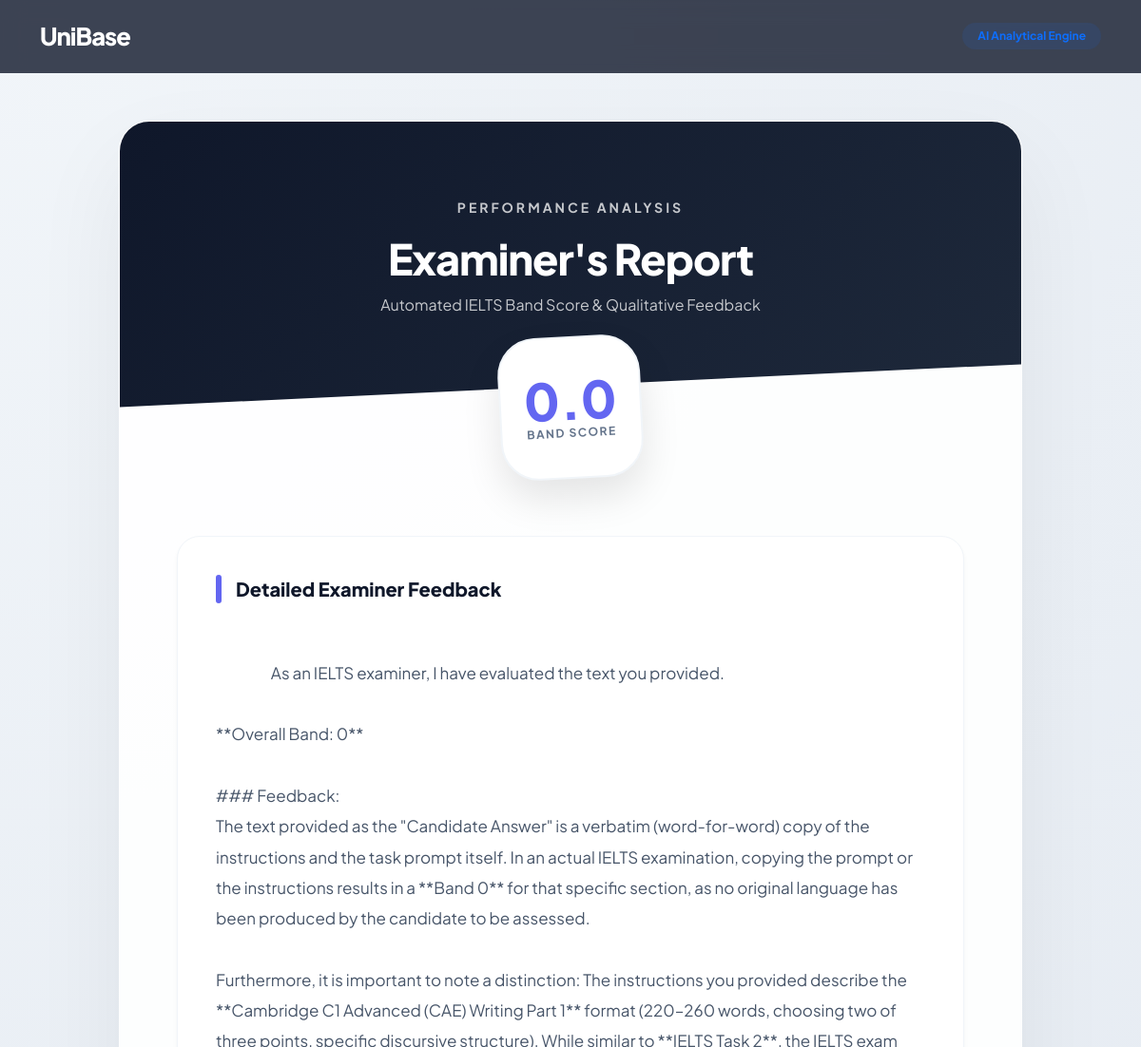
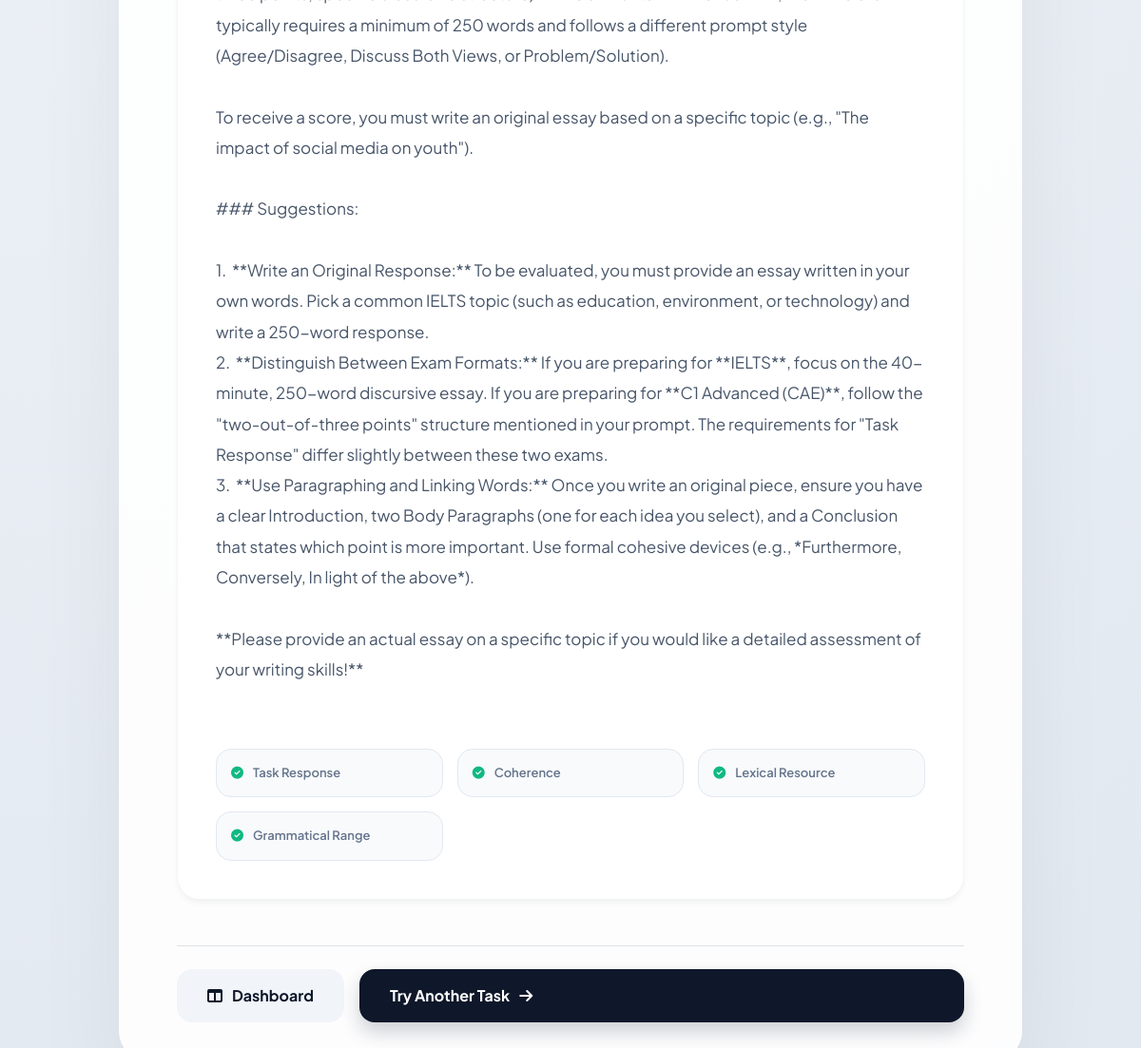
Screenshot of /result/40/ (signed in) with the database file from the repository (2 pictures, top to bottom).
### app/models.py (models this page shows, shortened)
class WritingSubmission(models.Model):
    user = models.ForeignKey(User, on_delete=models.CASCADE)
    question = models.ForeignKey(WritingQuestion, on_delete=models.CASCADE)
    answer = models.TextField()
    band_score = models.FloatField(null=True, blank=True)
    feedback = models.TextField(blank=True)
    created_at = models.DateTimeField(auto_now_add=True)

### app/views.py (the view)
# urls.py: path('result/<int:pk>/', writing_result, name='writing_result'),
@login_required
def writing_result(request, pk):
    submission = get_object_or_404(WritingSubmission, pk=pk)
    return render(request, 'writing_result.html', {'submission': submission})

### app/templates/writing_result.html (shortened to what this page needs)
<!DOCTYPE html>
<html lang="en">
{% load static %}
<head>
    <link href="https://cdn.jsdelivr.net/npm/bootstrap@5.3.0/dist/css/bootstrap.min.css" rel="stylesheet">
    <link rel="stylesheet" href="https://cdnjs.cloudflare.com/ajax/libs/font-awesome/6.4.0/css/all.min.css">
</head>
<body>
<nav class="unibase-nav">
    <div class="container d-flex justify-content-between align-items-center">
        <a href="{% url 'home' %}" class="logo">UniBase</a>
        <div class="badge bg-primary bg-opacity-10 text-primary px-3 py-2 rounded-pill fw-bold">AI Analytical Engine</div>
    </div>
</nav>
<div class="container">
    <div class="report-container">
        <div class="report-header">
            <span class="text-uppercase fw-bold small opacity-75 mb-3 d-block" style="letter-spacing: 3px;">Performance Analysis</span>
            <h1>Examiner's Report</h1>
            <p class="opacity-75">Automated IELTS Band Score & Qualitative Feedback</p>
        </div>
        <div class="score-orb">
            <span class="score-value">{{ submission.band_score }}</span>
            <span class="score-max">Band Score</span>
        </div>
        <div class="analysis-body">
            <div class="section-card">
                <div class="section-title">
                    <div class="title-line"></div>
                    Detailed Examiner Feedback
                </div>
                <div class="feedback-content">
                    {{ submission.feedback }}
                </div>
                <div class="criteria-grid">
                    <div class="criteria-item"><i class="fa-solid fa-circle-check"></i> Task Response</div>
                    <div class="criteria-item"><i class="fa-solid fa-circle-check"></i> Coherence</div>
                    <div class="criteria-item"><i class="fa-solid fa-circle-check"></i> Lexical Resource</div>
                    <div class="criteria-item"><i class="fa-solid fa-circle-check"></i> Grammatical Range</div>
                </div>
            </div>
            <div class="mt-5 d-flex flex-column flex-md-row justify-content-between align-items-center gap-3 pt-4 border-top">
                <a href="{% url 'profile' %}" class="btn-premium btn-dash text-decoration-none">
                    <i class="fa-solid fa-table-columns"></i> Dashboard
                </a>
                    <a href="{% url 'home' %}" class="btn-premium btn-retry text-decoration-none flex-grow-1">
                        Try Another Task <i class="fa-solid fa-arrow-right"></i>
                    </a>
                </div>
            </div>
        </div>
    </div>
</body>
</html>

### app/templates/writing_result.html (style rules this page uses)
:root { --primary: #0f172a; --accent: #6366f1; --success: #10b981; --ielts-red: #e11d48; --glass: rgba(255, 255, 255, 0.9); }
body { background: radial-gradient(circle at 0% 0%, #f1f5f9 0%, #e2e8f0 100%); font-family: 'Plus Jakarta Sans', sans-serif; min-height: 100vh; color: #1e293b; }
.unibase-nav { background: rgba(15, 23, 42, 0.8); backdrop-filter: blur(12px); padding: 1.2rem 0; position: sticky; top: 0; z-index: 1000; }
.logo { font-size: 1.6rem; font-weight: 800; color: #fff !important; text-decoration: none; letter-spacing: -1px; }
.report-container { max-width: 950px; margin: 50px auto; background: var(--glass); border-radius: 32px; box-shadow: 0 40px 100px rgba(0,0,0,0.06); overflow: hidden; border: 1px solid rgba(255, 255, 255, 0.6); position: relative; }
.report-header { background: linear-gradient(135deg, #0f172a 0%, #1e293b 100%); padding: 80px 40px; text-align: center; color: white; position: relative; clip-path: polygon(0 0, 100% 0, 100% 85%, 0 100%); }
.report-header h1 { font-weight: 800; font-size: 2.8rem; margin-bottom: 10px; letter-spacing: -1px; }
.score-orb { width: 150px; height: 150px; background: #fff; border-radius: 40px; margin: -75px auto 20px; position: relative; display: flex; flex-direction: column; align-items: center; justify-content: center; box-shadow: 0 20px 40px rgba(0,0,0,0.1); border: 2px solid #f1f5f9; z-index: 10; transform: rotate(-3deg); transition: all 0.4s cubic-bezier(0.175, 0.885, 0.32, 1.275); }
.score-value { font-size: 54px; font-weight: 900; color: var(--accent); line-height: 1; }
.score-max { font-size: 12px; color: #64748b; font-weight: 700; text-transform: uppercase; letter-spacing: 1.5px; }
.analysis-body { padding: 40px 60px; }
.section-card { background: white; border-radius: 24px; padding: 40px; border: 1px solid #f1f5f9; box-shadow: 0 4px 6px -1px rgba(0,0,0,0.05); position: relative; }
.section-title { font-size: 20px; font-weight: 800; color: var(--primary); margin-bottom: 25px; display: flex; align-items: center; gap: 15px; }
.title-line { width: 6px; height: 30px; background: var(--accent); border-radius: 10px; }
.feedback-content { font-size: 17px; line-height: 1.9; color: #475569; white-space: pre-wrap; position: relative; z-index: 2; }
.criteria-grid { display: grid; grid-template-columns: repeat(auto-fit, minmax(200px, 1fr)); gap: 15px; margin-top: 35px; }
.criteria-item { background: #f8fafc; padding: 15px; border-radius: 16px; border: 1px solid #e2e8f0; font-size: 13px; font-weight: 600; color: #64748b; display: flex; align-items: center; gap: 10px; }
.criteria-item i { color: var(--success); }
.btn-premium { padding: 16px 32px; border-radius: 16px; font-weight: 700; transition: all 0.3s ease; display: inline-flex; align-items: center; gap: 10px; border: none; }
.btn-dash { background: #f1f5f9; color: var(--primary); }
.btn-retry { background: var(--primary); color: white; box-shadow: 0 10px 20px rgba(15,23,42,0.2); }

### rows the page displays
WritingSubmission: band_score "0.0", feedback "As an IELTS examiner, I have evaluated the text you provided. **Overall Band: 0** ### Feedback: The text provided as the \"Candidate Answer\" is a verbatim (word-for-word) copy of the instructions and the task prompt itself. In an actual IELTS examination, copying the prompt or the instructions results in a **Band 0** for that specific section, as no original language has been produced by the candidate to be assessed. Furthermore, it is important to note a distinction: The instructions you provided describe the **Cambridge C1 Advanced (CAE) Writing Part 1** format (220–260 words, choosing two of three points, specific discursive structure). While similar to **IELTS Task 2**, the IELTS exam…"
